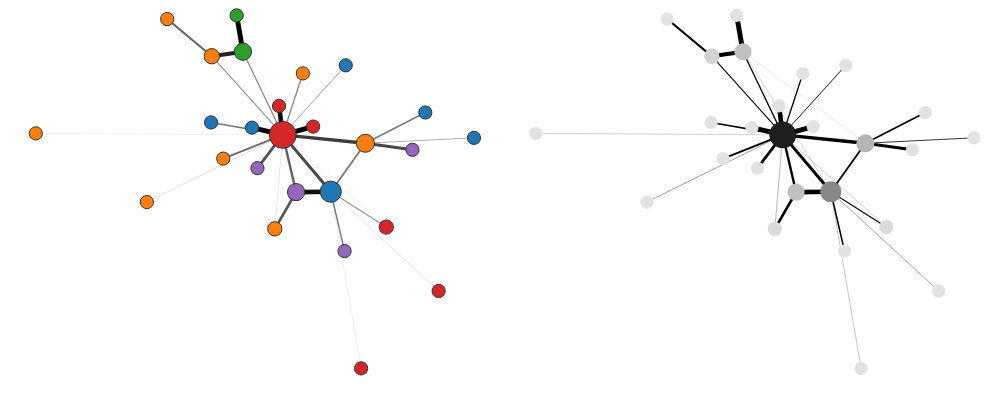

Here is the notebook cell this chart was saved with:
### Markdown cell above
Combination of two plots altair-style, showing the use of Altair settings

### Code cell
g1 = alph(
    G,
    weight_attr="weight",
    layout_fn=lambda g: nx.spring_layout(g, weight="weight", k=4, iterations=5000, seed=seed),
    node_args=dict(
        size=alt.Size(
            "degree_centrality",
            scale=alt.Scale(domain=[0,1], range=[12**2, 30**2]),
            legend=None
        ),
        fill=alt.Color("company", scale=alt.Scale(scheme="category10"), legend=None),
        stroke="#333",
        strokeWidth=1,
        tooltip_attrs=["name", "company"],
    ),
    edge_args=dict(color="#000"),
    width=600*0.8,
    height=480*0.8,
    padding=20,
)

g2 = alph(
    G,
    weight_attr="weight",
    layout_fn=lambda g: nx.spring_layout(g, weight="weight", k=4, iterations=5000, seed=seed),
    node_args=dict(
        size=alt.Size(
            "degree_centrality",
            scale=alt.Scale(domain=[0,1], range=[12**2, 30**2]),
            legend=None
        ),
        fill=alt.Color("degree_centrality", scale=alt.Scale(scheme="greys"), legend=None),
        strokeWidth=0,
        tooltip_attrs=["name", "company"],
    ),
    edge_args=dict(
        color="#000",
        opacity=1
    ),
    width=600*0.8,
    height=480*0.8,
    padding=20,
)

(g1 | g2).configure_view(strokeWidth=0)

### Figure 1 — Vega-Lite specification as saved in the notebook (floating-point values rounded to 4 significant figures)
{"$schema": "https://vega.github.io/schema/vega-lite/v4.17.0.json", "config": {"view": {"continuousHeight": 300, "continuousWidth": 400, "strokeWidth": 0}}, "datasets": {"data-c6bde96d826f8ccc5869ab782e5c9fe2": [{"edge": 0, "pair": [0, 1], "source": 0, "target": 1, "weight": 1.987, "x": 271.5, "y": 158.0}, {"edge": 0, "pair": [0, 1], "source": 0, "target": 1, "weight": 1.987, "x": 242.6, "y": 157.7}, {"edge": 1, "pair": [0, 6], "source": 0, "target": 6, "weight": 0.7502, "x": 271.5, "y": 158.0}, {"edge": 1, "pair": [0, 6], "source": 0, "target": 6, "weight": 0.7502, "x": 300.3, "y": 195.9}, {"edge": 2, "pair": [0, 2], "source": 0, "target": 2, "weight": 1.301, "x": 271.5, "y": 158.0}, {"edge": 2, "pair": [0, 2], "source": 0, "target": 2, "weight": 1.301, "x": 231.4, "y": 202.4}, {"edge": 3, "pair": [0, 0], "source": 0, "target": 0, "weight": 0.5294, "x": 271.5, "y": 158.0}, {"edge": 3, "pair": [0, 0], "source": 0, "target": 0, "weight": 0.5294, "x": 271.5, "y": 158.0}, {"edge": 4, "pair": [0, 3], "source": 0, "target": 3, "weight": 0.03015, "x": 271.5, "y": 158.0}, {"edge": 4, "pair": [0, 3], "source": 0, "target": 3, "weight": 0.03015, "x": 198.3, "y": 267.4}, {"edge": 5, "pair": [0, 10], "source": 0, "target": 10, "weight": 0.4339, "x": 271.5, "y": 158.0}, {"edge": 5, "pair": [0, 10], "source": 0, "target": 10, "weight": 0.4339, "x": 317.7, "y": 130.4}, {"edge": 6, "pair": [0, 18], "source": 0, "target": 18, "weight": 0.6422, "x": 271.5, "y": 158.0}, {"edge": 6, "pair": [0, 18], "source": 0, "target": 18, "weight": 0.6422, "x": 283.0, "y": 111.7}, {"edge": 7, "pair": [0, 21], "source": 0, "target": 21, "weight": 0.1152, "x": 271.5, "y": 158.0}, {"edge": 7, "pair": [0, 21], "source": 0, "target": 21, "weight": 0.1152, "x": 361.4, "y": 80.49}, {"edge": 8, "pair": [0, 23], "source": 0, "target": 23, "weight": 0.05782, "x": 271.5, "y": 158.0}, {"edge": 8, "pair": [0, 23], "source": 0, "target": 23, "weight": 0.05782, "x": 296.7, "y": 20}, {"edge": 9, "pair": [1, 2], "source": 1, "target": 2, "weight": 1.001, "x": 242.6, "y": 157.7}, {"edge": 9, "pair": [1, 2], "source": 1, "target": 2, "weight": 1.001, "x": 231.4, "y": 202.4}, {"edge": 10, "pair": [1, 1], "source": 1, "target": 1, "weight": 1.09, "x": 242.6, "y": 157.7}, {"edge": 10, "pair": [1, 1], "source": 1, "target": 1, "weight": 1.09, "x": 242.6, "y": 157.7}, {"edge": 11, "pair": [1, 4], "source": 1, "target": 4, "weight": 1.166, "x": 242.6, "y": 157.7}, {"edge": 11, "pair": [1, 4], "source": 1, "target": 4, "weight": 1.166, "x": 224.9, "y": 129.0}, {"edge": 12, "pair": [2, 2], "source": 2, "target": 2, "weight": 0.2277, "x": 231.4, "y": 202.4}, {"edge": 12, "pair": [2, 2], "source": 2, "target": 2, "weight": 0.2277, "x": 231.4, "y": 202.4}, {"edge": 13, "pair": [2, 15], "source": 2, "target": 15, "weight": 2.182, "x": 231.4, "y": 202.4}, {"edge": 13, "pair": [2, 15], "source": 2, "target": 15, "weight": 2.182, "x": 205.8, "y": 208.1}, {"edge": 14, "pair": [2, 6], "source": 2, "target": 6, "weight": 1.432, "x": 231.4, "y": 202.4}, {"edge": 14, "pair": [2, 6], "source": 2, "target": 6, "weight": 1.432, "x": 300.3, "y": 195.9}, {"edge": 15, "pair": [2, 19], "source": 2, "target": 19, "weight": 2.014, "x": 231.4, "y": 202.4}, {"edge": 15, "pair": [2, 19], "source": 2, "target": 19, "weight": 2.014, "x": 228.4, "y": 225.0}, {"edge": 16, "pair": [2, 3], "source": 2, "target": 3, "weight": 0.5185, "x": 231.4, "y": 202.4}, {"edge": 16, "pair": [2, 3], "source": 2, "target": 3, "weight": 0.5185, "x": 198.3, "y": 267.4}, {"edge": 17, "pair": [2, 4], "source": 2, "target": 4, "weight": 0.08285, "x": 231.4, "y": 202.4}, {"edge": 17, "pair": [2, 4], "source": 2, "target": 4, "weight": 0.08285, "x": 224.9, "y": 129.0}, {"edge": 18, "pair": [2, 5], "source": 2, "target": 5, "weight": 0.4379, "x": 231.4, "y": 202.4}, {"edge": 18, "pair": [2, 5], "source": 2, "target": 5, "weight": 0.4379, "x": 172.3, "y": 263.9}, {"edge": 19, "pair": [2, 7], "source": 2, "target": 7, "weight": 0.5691, "x": 231.4, "y": 202.4}, {"edge": 19, "pair": [2, 7], "source": 2, "target": 7, "weight": 0.5691, "x": 248.2, "y": 250.5}, {"edge": 20, "pair": [2, 9], "source": 2, "target": 9, "weight": 2.122, "x": 231.4, "y": 202.4}, {"edge": 20, "pair": [2, 9], "source": 2, "target": 9, "weight": 2.122, "x": 256.8, "y": 208.9}, {"edge": 21, "pair": [2, 10], "source": 2, "target": 10, "weight": 0.04418, "x": 231.4, "y": 202.4}, {"edge": 21, "pair": [2, 10], "source": 2, "target": 10, "weight": 0.04418, "x": 317.7, "y": 130.4}, {"edge": 22, "pair": [2, 11], "source": 2, "target": 11, "weight": 0.129, "x": 231.4, "y": 202.4}, {"edge": 22, "pair": [2, 11], "source": 2, "target": 11, "weight": 0.129, "x": 118.2, "y": 149.9}, {"edge": 23, "pair": [2, 13], "source": 2, "target": 13, "weight": 0.8637, "x": 231.4, "y": 202.4}, {"edge": 23, "pair": [2, 13], "source": 2, "target": 13, "weight": 0.8637, "x": 181.9, "y": 183.9}, {"edge": 24, "pair": [2, 14], "source": 2, "target": 14, "weight": 0.3546, "x": 231.4, "y": 202.4}, {"edge": 24, "pair": [2, 14], "source": 2, "target": 14, "weight": 0.3546, "x": 284.0, "y": 256.8}, {"edge": 25, "pair": [2, 16], "source": 2, "target": 16, "weight": 0.6959, "x": 231.4, "y": 202.4}, {"edge": 25, "pair": [2, 16], "source": 2, "target": 16, "weight": 0.6959, "x": 171.7, "y": 212.1}, {"edge": 26, "pair": [2, 17], "source": 2, "target": 17, "weight": 1.188, "x": 231.4, "y": 202.4}, {"edge": 26, "pair": [2, 17], "source": 2, "target": 17, "weight": 1.188, "x": 210.4, "y": 176.5}, {"edge": 27, "pair": [2, 22], "source": 2, "target": 22, "weight": 0.04177, "x": 231.4, "y": 202.4}, {"edge": 27, "pair": [2, 22], "source": 2, "target": 22, "weight": 0.04177, "x": 25.68, "y": 203.6}, {"edge": 28, "pair": [3, 5], "source": 3, "target": 5, "weight": 1.773, "x": 198.3, "y": 267.4}, {"edge": 28, "pair": [3, 5], "source": 3, "target": 5, "weight": 1.773, "x": 172.3, "y": 263.9}, {"edge": 29, "pair": [3, 6], "source": 3, "target": 6, "weight": 0.001462, "x": 198.3, "y": 267.4}, {"edge": 29, "pair": [3, 6], "source": 3, "target": 6, "weight": 0.001462, "x": 300.3, "y": 195.9}, {"edge": 30, "pair": [3, 24], "source": 3, "target": 24, "weight": 2.148, "x": 198.3, "y": 267.4}, {"edge": 30, "pair": [3, 24], "source": 3, "target": 24, "weight": 2.148, "x": 193.1, "y": 295.8}, {"edge": 31, "pair": [5, 20], "source": 5, "target": 20, "weight": 0.9289, "x": 172.3, "y": 263.9}, {"edge": 31, "pair": [5, 20], "source": 5, "target": 20, "weight": 0.9289, "x": 135.2, "y": 292.9}, {"edge": 32, "pair": [6, 8], "source": 6, "target": 8, "weight": 0.305, "x": 300.3, "y": 195.9}, {"edge": 32, "pair": [6, 8], "source": 6, "target": 8, "weight": 0.305, "x": 390.8, "y": 200.1}, {"edge": 33, "pair": [6, 12], "source": 6, "target": 12, "weight": 0.6963, "x": 300.3, "y": 195.9}, {"edge": 33, "pair": [6, 12], "source": 6, "target": 12, "weight": 0.6963, "x": 350.2, "y": 219.9}, {"edge": 34, "pair": [6, 25], "source": 6, "target": 25, "weight": 1.307, "x": 300.3, "y": 195.9}, {"edge": 34, "pair": [6, 25], "source": 6, "target": 25, "weight": 1.307, "x": 339.6, "y": 190.8}], "data-d2d52c5300090f74d5025c7584044091": [{"__node_r": 10.56, "__node_size": 446.4, "company": "Atwal, Trivedi and Kaul", "degree_centrality": 0.4, "id": 0, "name": "Brenda", "x": 271.5, "y": 158.0}, {"__node_r": 8.591, "__node_size": 295.2, "company": "中島保険合同会社", "degree_centrality": 0.2, "id": 1, "name": "Cindy", "x": 242.6, "y": 157.7}, {"__node_r": 13.4, "__node_size": 718.6, "company": "Trivedi, Shankar and Sachdev", "degree_centrality": 0.76, "id": 2, "name": "Rosalia", "x": 231.4, "y": 202.4}, {"__node_r": 8.591, "__node_size": 295.2, "company": "Guarana, Offredi e Turati SPA", "degree_centrality": 0.2, "id": 3, "name": "結衣", "x": 198.3, "y": 267.4}, {"__node_r": 7.15, "__node_size": 204.5, "company": "Datta, Shanker and Gola", "degree_centrality": 0.08, "id": 4, "name": "春香", "x": 224.9, "y": 129.0}, {"__node_r": 7.66, "__node_size": 234.7, "company": "Datta, Shanker and Gola", "degree_centrality": 0.12, "id": 5, "name": "Rosario", "x": 172.3, "y": 263.9}, {"__node_r": 9.02, "__node_size": 325.4, "company": "Datta, Shanker and Gola", "degree_centrality": 0.24, "id": 6, "name": "Maura", "x": 300.3, "y": 195.9}, {"__node_r": 6.6, "__node_size": 174.2, "company": "Datta, Shanker and Gola", "degree_centrality": 0.04, "id": 7, "name": "Juliusz", "x": 248.2, "y": 250.5}, {"__node_r": 6.6, "__node_size": 174.2, "company": "Atwal, Trivedi and Kaul", "degree_centrality": 0.04, "id": 8, "name": "Conor", "x": 390.8, "y": 200.1}, {"__node_r": 6.6, "__node_size": 174.2, "company": "Trivedi, Shankar and Sachdev", "degree_centrality": 0.04, "id": 9, "name": "Judy", "x": 256.8, "y": 208.9}, {"__node_r": 7.15, "__node_size": 204.5, "company": "Trivedi, Shankar and Sachdev", "degree_centrality": 0.08, "id": 10, "name": "加奈", "x": 317.7, "y": 130.4}, {"__node_r": 6.6, "__node_size": 174.2, "company": "Datta, Shanker and Gola", "degree_centrality": 0.04, "id": 11, "name": "Maurycy", "x": 118.2, "y": 149.9}, {"__node_r": 6.6, "__node_size": 174.2, "company": "Atwal, Trivedi and Kaul", "degree_centrality": 0.04, "id": 12, "name": "Liwia", "x": 350.2, "y": 219.9}, {"__node_r": 6.6, "__node_size": 174.2, "company": "Datta, Shanker and Gola", "degree_centrality": 0.04, "id": 13, "name": "Antoni", "x": 181.9, "y": 183.9}, {"__node_r": 6.6, "__node_size": 174.2, "company": "Atwal, Trivedi and Kaul", "degree_centrality": 0.04, "id": 14, "name": "篤司", "x": 284.0, "y": 256.8}, {"__node_r": 6.6, "__node_size": 174.2, "company": "Atwal, Trivedi and Kaul", "degree_centrality": 0.04, "id": 15, "name": "零", "x": 205.8, "y": 208.1}, {"__node_r": 6.6, "__node_size": 174.2, "company": "Atwal, Trivedi and Kaul", "degree_centrality": 0.04, "id": 16, "name": "Urvi", "x": 171.7, "y": 212.1}, {"__node_r": 6.6, "__node_size": 174.2, "company": "中島保険合同会社", "degree_centrality": 0.04, "id": 17, "name": "Gionata", "x": 210.4, "y": 176.5}, {"__node_r": 6.6, "__node_size": 174.2, "company": "中島保険合同会社", "degree_centrality": 0.04, "id": 18, "name": "Sarah", "x": 283.0, "y": 111.7}, {"__node_r": 6.6, "__node_size": 174.2, "company": "Trivedi, Shankar and Sachdev", "degree_centrality": 0.04, "id": 19, "name": "Laura", "x": 228.4, "y": 225.0}, {"__node_r": 6.6, "__node_size": 174.2, "company": "Datta, Shanker and Gola", "degree_centrality": 0.04, "id": 20, "name": "Roksana", "x": 135.2, "y": 292.9}, {"__node_r": 6.6, "__node_size": 174.2, "company": "Trivedi, Shankar and Sachdev", "degree_centrality": 0.04, "id": 21, "name": "Federica", "x": 361.4, "y": 80.49}, {"__node_r": 6.6, "__node_size": 174.2, "company": "Datta, Shanker and Gola", "degree_centrality": 0.04, "id": 22, "name": "Nishith", "x": 25.68, "y": 203.6}, {"__node_r": 6.6, "__node_size": 174.2, "company": "Trivedi, Shankar and Sachdev", "degree_centrality": 0.04, "id": 23, "name": "Witold", "x": 296.7, "y": 20}, {"__node_r": 6.6, "__node_size": 174.2, "company": "Guarana, Offredi e Turati SPA", "degree_centrality": 0.04, "id": 24, "name": "Sherri", "x": 193.1, "y": 295.8}, {"__node_r": 6.6, "__node_size": 174.2, "company": "中島保険合同会社", "degree_centrality": 0.04, "id": 25, "name": "Mikołaj", "x": 339.6, "y": 190.8}]}, "hconcat": [{"height": 384, "layer": [{"data": {"name": "data-c6bde96d826f8ccc5869ab782e5c9fe2"}, "encoding": {"color": {"value": "#000"}, "detail": {"field": "edge", "type": "quantitative"}, "opacity": {"field": "weight", "legend": null, "scale": {"range": [0.3, 1]}, "type": "quantitative"}, "strokeWidth": {"field": "weight", "legend": null, "scale": {"range": [0.1, 5]}, "type": "quantitative"}, "x": {"axis": {"domain": false, "grid": false, "labels": false, "ticks": false, "title": ""}, "field": "x", "type": "quantitative"}, "y": {"axis": {"domain": false, "grid": false, "labels": false, "ticks": false, "title": ""}, "field": "y", "type": "quantitative"}}, "mark": "line"}, {"data": {"name": "data-d2d52c5300090f74d5025c7584044091"}, "encoding": {"fill": {"field": "company", "legend": null, "scale": {"scheme": "category10"}, "type": "nominal"}, "opacity": {"value": 1}, "size": {"field": "degree_centrality", "legend": null, "scale": {"domain": [0, 1], "range": [144, 900]}, "type": "quantitative"}, "stroke": {"value": "#333"}, "strokeWidth": {"value": 1}, "tooltip": [{"field": "name", "type": "nominal"}, {"field": "company", "type": "nominal"}], "x": {"axis": {"domain": false, "grid": false, "labels": false, "ticks": false, "title": ""}, "field": "x", "type": "quantitative"}, "y": {"axis": {"domain": false, "grid": false, "labels": false, "ticks": false, "title": ""}, "field": "y", "type": "quantitative"}}, "mark": "circle"}], "resolve": {"scale": {"color": "independent", "fill": "independent", "opacity": "independent", "size": "independent", "strokeWidth": "independent"}}, "width": 480}, {"height": 384, "layer": [{"data": {"name": "data-c6bde96d826f8ccc5869ab782e5c9fe2"}, "encoding": {"color": {"value": "#000"}, "detail": {"field": "edge", "type": "quantitative"}, "opacity": {"value": 1}, "strokeWidth": {"field": "weight", "legend": null, "scale": {"range": [0.1, 5]}, "type": "quantitative"}, "x": {"axis": {"domain": false, "grid": false, "labels": false, "ticks": false, "title": ""}, "field": "x", "type": "quantitative"}, "y": {"axis": {"domain": false, "grid": false, "labels": false, "ticks": false, "title": ""}, "field": "y", "type": "quantitative"}}, "mark": "line"}, {"data": {"name": "data-d2d52c5300090f74d5025c7584044091"}, "encoding": {"fill": {"field": "degree_centrality", "legend": null, "scale": {"scheme": "greys"}, "type": "quantitative"}, "opacity": {"value": 1}, "size": {"field": "degree_centrality", "legend": null, "scale": {"domain": [0, 1], "range": [144, 900]}, "type": "quantitative"}, "stroke": {"value": "#565656"}, "strokeWidth": {"value": 0}, "tooltip": [{"field": "name", "type": "nominal"}, {"field": "company", "type": "nominal"}], "x": {"axis": {"domain": false, "grid": false, "labels": false, "ticks": false, "title": ""}, "field": "x", "type": "quantitative"}, "y": {"axis": {"domain": false, "grid": false, "labels": false, "ticks": false, "title": ""}, "field": "y", "type": "quantitative"}}, "mark": "circle"}], "resolve": {"scale": {"color": "independent", "fill": "independent", "opacity": "independent", "size": "independent", "strokeWidth": "independent"}}, "width": 480}]}
